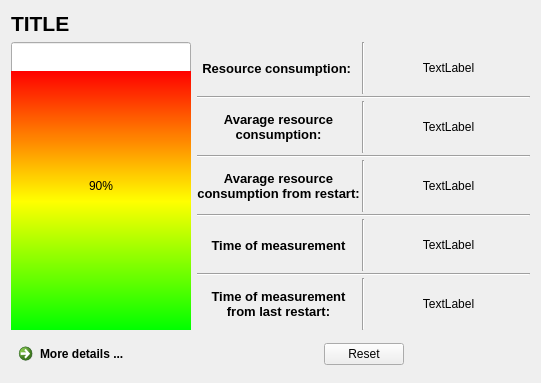
<?xml version="1.0" encoding="UTF-8"?>
<ui version="4.0">
 <class>ResourceConsumptionWidget</class>
 <widget class="QWidget" name="ResourceConsumptionWidget">
  <property name="geometry">
   <rect>
    <x>0</x>
    <y>0</y>
    <width>541</width>
    <height>383</height>
   </rect>
  </property>
  <property name="windowTitle">
   <string>Form</string>
  </property>
  <layout class="QVBoxLayout" name="verticalLayout_2">
   <item>
    <layout class="QVBoxLayout" name="topMainVerticalLayout">
     <item>
      <widget class="QLabel" name="titleLabel">
       <property name="font">
        <font>
         <pointsize>16</pointsize>
         <weight>75</weight>
         <bold>true</bold>
        </font>
       </property>
       <property name="text">
        <string>TITLE</string>
       </property>
      </widget>
     </item>
    </layout>
   </item>
   <item>
    <layout class="QHBoxLayout" name="middleMainHorizontalLayout" stretch="35,65">
     <item>
      <layout class="QHBoxLayout" name="horizontalLayoutProgressBar">
       <property name="spacing">
        <number>0</number>
       </property>
       <item>
        <widget class="QProgressBar" name="progressBar">
         <property name="sizePolicy">
          <sizepolicy hsizetype="Expanding" vsizetype="Expanding">
           <horstretch>0</horstretch>
           <verstretch>0</verstretch>
          </sizepolicy>
         </property>
         <property name="autoFillBackground">
          <bool>false</bool>
         </property>
         <property name="styleSheet">
          <string notr="true">QProgressBar::chunk {
    background: qlineargradient(spread:pad, x1:1, y1:0, x2:1, y2:1, stop:0 rgba(255, 0, 0, 255), stop:0.502825 rgba(255, 255, 0, 255), stop:1 rgba(0, 255, 0, 255));
}</string>
         </property>
         <property name="value">
          <number>90</number>
         </property>
         <property name="alignment">
          <set>Qt::AlignCenter</set>
         </property>
         <property name="orientation">
          <enum>Qt::Vertical</enum>
         </property>
         <property name="invertedAppearance">
          <bool>false</bool>
         </property>
         <property name="textDirection">
          <enum>QProgressBar::BottomToTop</enum>
         </property>
        </widget>
       </item>
      </layout>
     </item>
     <item>
      <layout class="QVBoxLayout" name="rightInternalVerticalLayout">
       <property name="spacing">
        <number>2</number>
       </property>
       <item>
        <layout class="QHBoxLayout" name="descriptionHorizontalLayout1" stretch="50,0,50">
         <item>
          <widget class="QLabel" name="titleResourceConsumption">
           <property name="font">
            <font>
             <pointsize>10</pointsize>
             <weight>75</weight>
             <bold>true</bold>
            </font>
           </property>
           <property name="frameShape">
            <enum>QFrame::NoFrame</enum>
           </property>
           <property name="frameShadow">
            <enum>QFrame::Plain</enum>
           </property>
           <property name="text">
            <string>Resource consumption: </string>
           </property>
           <property name="alignment">
            <set>Qt::AlignCenter</set>
           </property>
           <property name="wordWrap">
            <bool>true</bool>
           </property>
          </widget>
         </item>
         <item>
          <widget class="Line" name="line">
           <property name="orientation">
            <enum>Qt::Vertical</enum>
           </property>
          </widget>
         </item>
         <item>
          <widget class="QLabel" name="resourceConsumptionLabel">
           <property name="text">
            <string>TextLabel</string>
           </property>
           <property name="alignment">
            <set>Qt::AlignCenter</set>
           </property>
          </widget>
         </item>
        </layout>
       </item>
       <item>
        <widget class="Line" name="line_6">
         <property name="orientation">
          <enum>Qt::Horizontal</enum>
         </property>
        </widget>
       </item>
       <item>
        <layout class="QHBoxLayout" name="descriptionHorizontalLayout2" stretch="50,0,50">
         <item>
          <widget class="QLabel" name="titleAvarageResourceConsumption">
           <property name="font">
            <font>
             <pointsize>10</pointsize>
             <weight>75</weight>
             <bold>true</bold>
            </font>
           </property>
           <property name="text">
            <string>Avarage resource consumption:</string>
           </property>
           <property name="alignment">
            <set>Qt::AlignCenter</set>
           </property>
           <property name="wordWrap">
            <bool>true</bool>
           </property>
          </widget>
         </item>
         <item>
          <widget class="Line" name="line_2">
           <property name="orientation">
            <enum>Qt::Vertical</enum>
           </property>
          </widget>
         </item>
         <item>
          <widget class="QLabel" name="avarageResourceConsumptionLabel">
           <property name="frameShape">
            <enum>QFrame::NoFrame</enum>
           </property>
           <property name="text">
            <string>TextLabel</string>
           </property>
           <property name="alignment">
            <set>Qt::AlignCenter</set>
           </property>
          </widget>
         </item>
        </layout>
       </item>
       <item>
        <widget class="Line" name="line_7">
         <property name="orientation">
          <enum>Qt::Horizontal</enum>
         </property>
        </widget>
       </item>
       <item>
        <layout class="QHBoxLayout" name="descriptionHorizontalLayout3" stretch="50,0,50">
         <item>
          <widget class="QLabel" name="titleAvarageResourceConsumptionFromRestart">
           <property name="font">
            <font>
             <pointsize>10</pointsize>
             <weight>75</weight>
             <bold>true</bold>
            </font>
           </property>
           <property name="text">
            <string>Avarage resource consumption from restart:</string>
           </property>
           <property name="alignment">
            <set>Qt::AlignCenter</set>
           </property>
           <property name="wordWrap">
            <bool>true</bool>
           </property>
          </widget>
         </item>
         <item>
          <widget class="Line" name="line_3">
           <property name="orientation">
            <enum>Qt::Vertical</enum>
           </property>
          </widget>
         </item>
         <item>
          <widget class="QLabel" name="avarageResourceConsumptionFromRestartLabel">
           <property name="frameShape">
            <enum>QFrame::NoFrame</enum>
           </property>
           <property name="text">
            <string>TextLabel</string>
           </property>
           <property name="alignment">
            <set>Qt::AlignCenter</set>
           </property>
          </widget>
         </item>
        </layout>
       </item>
       <item>
        <widget class="Line" name="line_8">
         <property name="orientation">
          <enum>Qt::Horizontal</enum>
         </property>
        </widget>
       </item>
       <item>
        <layout class="QHBoxLayout" name="descriptionHorizontalLayout4">
         <item>
          <widget class="QLabel" name="titleTimeOfMeasurment">
           <property name="font">
            <font>
             <pointsize>10</pointsize>
             <weight>75</weight>
             <bold>true</bold>
            </font>
           </property>
           <property name="frameShape">
            <enum>QFrame::NoFrame</enum>
           </property>
           <property name="text">
            <string>Time of measurement</string>
           </property>
           <property name="alignment">
            <set>Qt::AlignCenter</set>
           </property>
           <property name="wordWrap">
            <bool>true</bool>
           </property>
          </widget>
         </item>
         <item>
          <widget class="Line" name="line_4">
           <property name="orientation">
            <enum>Qt::Vertical</enum>
           </property>
          </widget>
         </item>
         <item>
          <widget class="QLabel" name="timeOfMeasurmentLabel">
           <property name="text">
            <string>TextLabel</string>
           </property>
           <property name="alignment">
            <set>Qt::AlignCenter</set>
           </property>
          </widget>
         </item>
        </layout>
       </item>
       <item>
        <widget class="Line" name="line_9">
         <property name="orientation">
          <enum>Qt::Horizontal</enum>
         </property>
        </widget>
       </item>
       <item>
        <layout class="QHBoxLayout" name="descriptionHorizontalLayout5" stretch="50,0,50">
         <item>
          <widget class="QLabel" name="titleTimeOfMeasurmentFromRestart">
           <property name="font">
            <font>
             <pointsize>10</pointsize>
             <weight>75</weight>
             <bold>true</bold>
            </font>
           </property>
           <property name="text">
            <string>Time of measurement from last restart:</string>
           </property>
           <property name="alignment">
            <set>Qt::AlignCenter</set>
           </property>
           <property name="wordWrap">
            <bool>true</bool>
           </property>
          </widget>
         </item>
         <item>
          <widget class="Line" name="line_5">
           <property name="orientation">
            <enum>Qt::Vertical</enum>
           </property>
          </widget>
         </item>
         <item>
          <widget class="QLabel" name="timeOfMeasurmentFromRestartLabel">
           <property name="text">
            <string>TextLabel</string>
           </property>
           <property name="alignment">
            <set>Qt::AlignCenter</set>
           </property>
          </widget>
         </item>
        </layout>
       </item>
      </layout>
     </item>
    </layout>
   </item>
   <item>
    <layout class="QHBoxLayout" name="bottomMainHorizontalLayout" stretch="35,65">
     <item>
      <layout class="QHBoxLayout" name="bottomLeftInternalhorizontalLayout">
       <item>
        <widget class="QCommandLinkButton" name="commandLinkButton">
         <property name="text">
          <string>More details ...</string>
         </property>
        </widget>
       </item>
      </layout>
     </item>
     <item>
      <layout class="QHBoxLayout" name="bottomRightInternalhorizontalLayout">
       <item>
        <spacer name="horizontalSpacerReset2">
         <property name="orientation">
          <enum>Qt::Horizontal</enum>
         </property>
         <property name="sizeHint" stdset="0">
          <size>
           <width>40</width>
           <height>20</height>
          </size>
         </property>
        </spacer>
       </item>
       <item>
        <widget class="QPushButton" name="resetButton">
         <property name="text">
          <string>Reset</string>
         </property>
         <property name="default">
          <bool>false</bool>
         </property>
         <property name="flat">
          <bool>false</bool>
         </property>
        </widget>
       </item>
       <item>
        <spacer name="horizontalSpacerReset">
         <property name="orientation">
          <enum>Qt::Horizontal</enum>
         </property>
         <property name="sizeHint" stdset="0">
          <size>
           <width>40</width>
           <height>20</height>
          </size>
         </property>
        </spacer>
       </item>
      </layout>
     </item>
    </layout>
   </item>
  </layout>
 </widget>
 <resources/>
 <connections/>
</ui>
